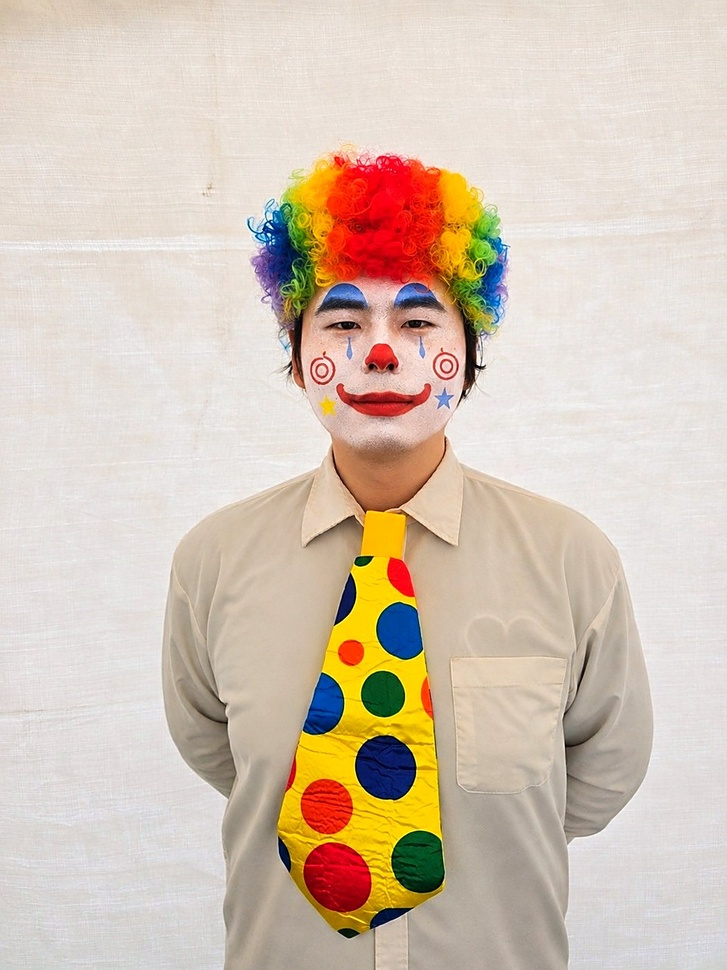
#> input picture images/bl-clown-01.jpg, 727 x 970 px, shrunk from 1050 x 1400 before the run, found by its file name; its folder holds 4 pictures in this run
$ python postprocess.py
#> lines starting #> are read from the running program, lines starting #| are printed output that depends on the picture
import os, re, glob
from PIL import Image
from common import OUT
sizes = {f: Image.open(os.path.join(OUT, 'images', f)).size for f in os.listdir(os.path.join(OUT, 'images'))}
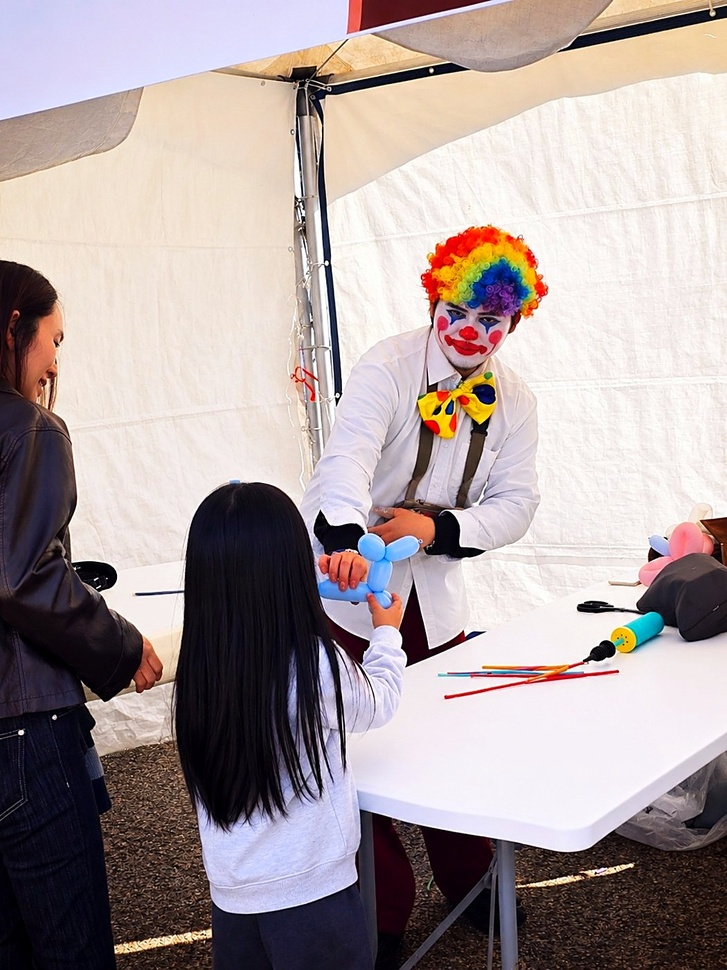
#> input picture images/bl-live-dog.jpg, 727 x 970 px, shrunk from 1050 x 1400 before the run, found by its file name
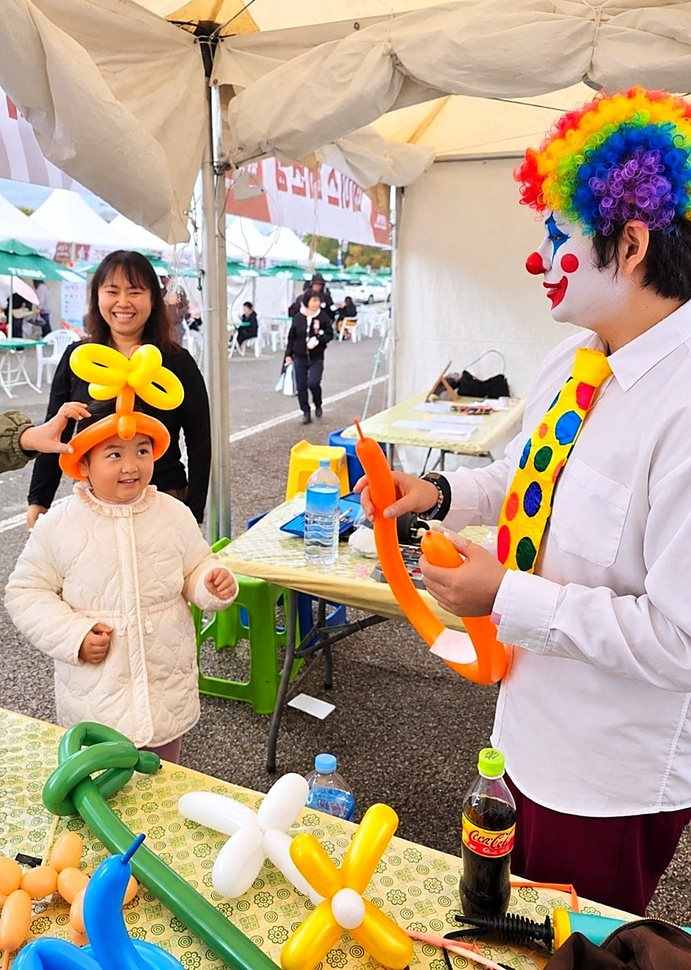
#> input picture images/bl-live-hat.jpg, 691 x 970 px, shrunk from 998 x 1400 before the run, found by its file name
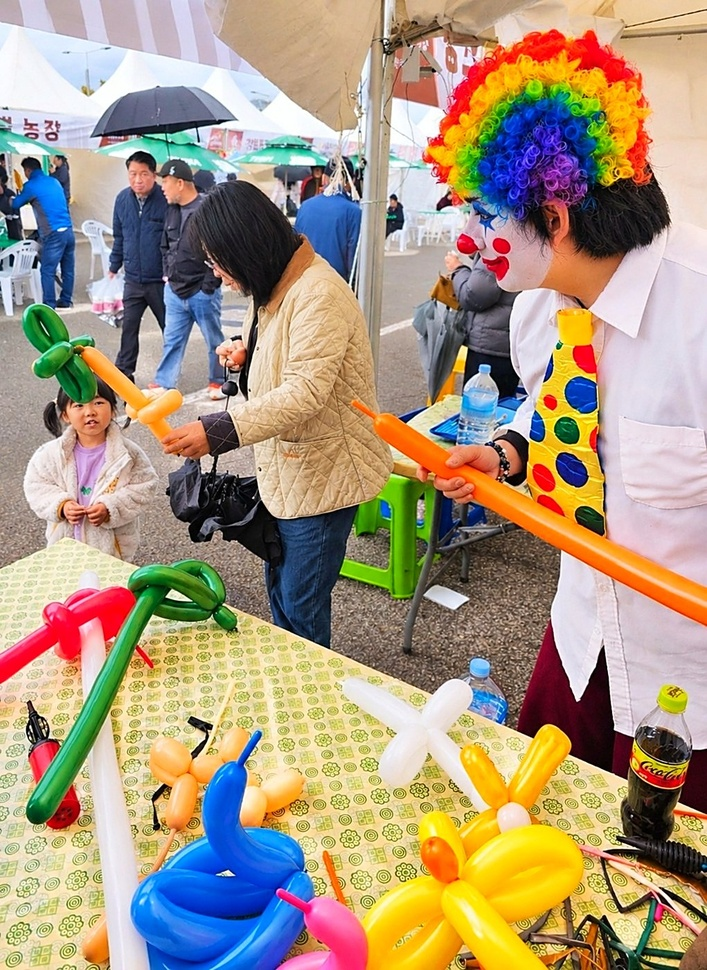
#> input picture images/bl-live-table.jpg, 707 x 970 px, shrunk from 1021 x 1400 before the run, found by its file name
def fix(m):
    tag = m.group(0)
    if ' width=' in tag: return tag
    src = re.search(r'src="images/([^"]+)"', tag)
    if not src or src.group(1) not in sizes: return tag
    w, h = sizes[src.group(1)]
    return tag[:-1] + f' width="{w}" height="{h}">'
for p in glob.glob(os.path.join(OUT, '*.html')):
    s = open(p, encoding='utf-8').read()
    s2 = re.sub(r'<img [^>]*src="images/[^"]+"[^>]*>', fix, s)
    open(p, 'w', encoding='utf-8').write(s2)
print('sizes added')
